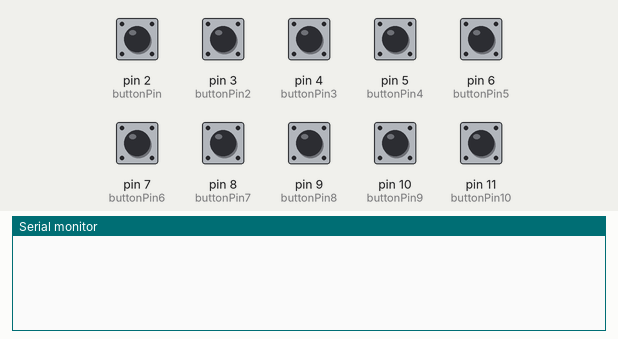
This sketch was run on a simulated Arduino Uno, built with avr-gcc and run on an emulated ATmega328P. Shown: the last lines printed to the serial monitor. The test bench sets the inputs (shaded band); at power-on: pin 2 (buttonPin), pin 3 (buttonPin2), pin 4 (buttonPin3), pin 5 (buttonPin4), pin 6 (buttonPin5), pin 7 (buttonPin6), pin 8 (buttonPin7), pin 9 (buttonPin8), pin 10 (buttonPin9), pin 11 (buttonPin10) HIGH.

Above: at 1.2 s.
1.3 s: pin 2 (buttonPin) pulled LOW for 0.15 s
At 2.6 s:
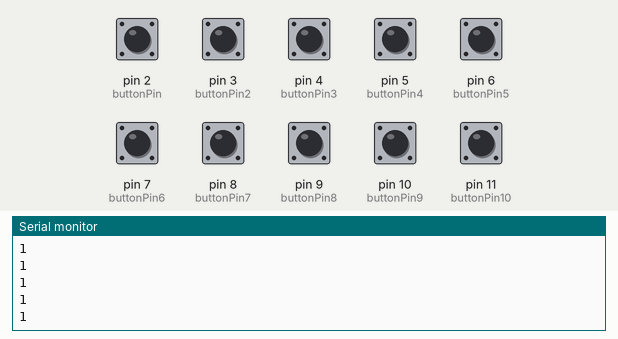
2.9 s: pin 3 (buttonPin2) pulled LOW for 0.15 s
At 4.1 s:
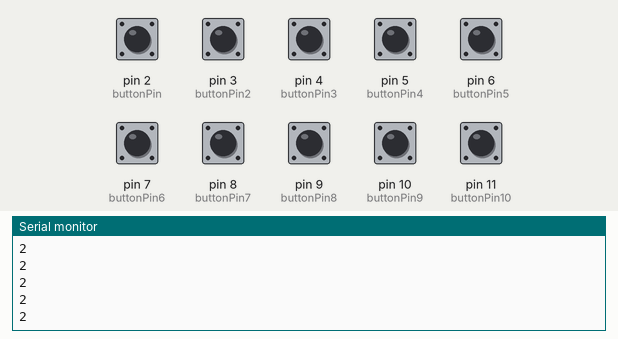
4.5 s: pin 4 (buttonPin3) pulled LOW for 0.15 s
At 5.3 s:
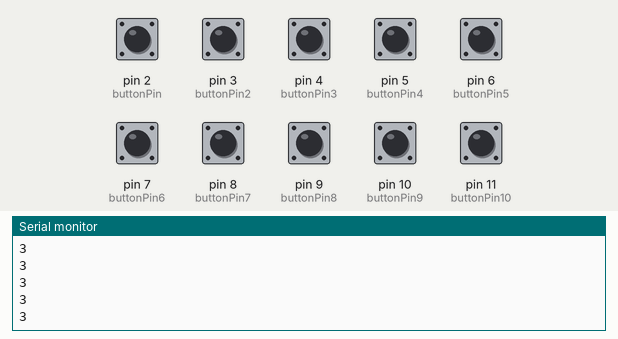
6.1 s: pin 5 (buttonPin4) pulled LOW for 0.15 s
At 7.4 s:
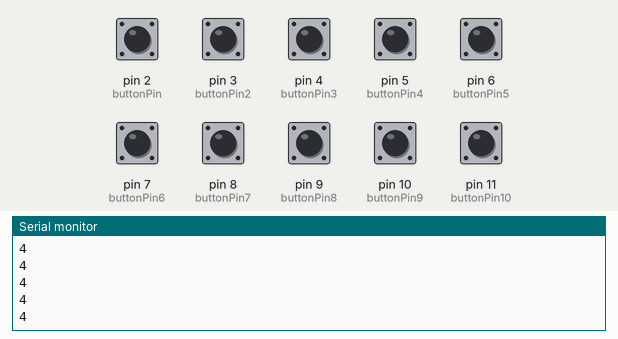
7.7 s: pin 6 (buttonPin5) pulled LOW for 0.15 s
At 9.0 s:
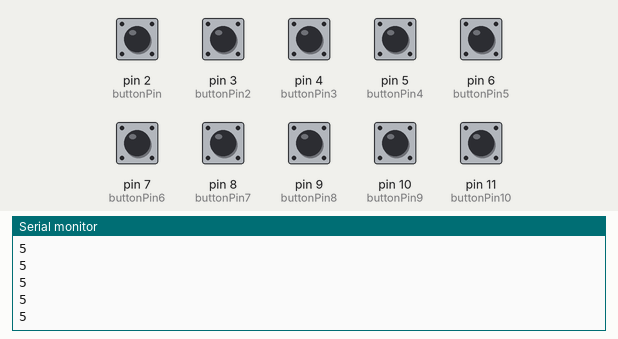
9.3 s: pin 7 (buttonPin6) pulled LOW for 0.15 s
At 10.2 s:
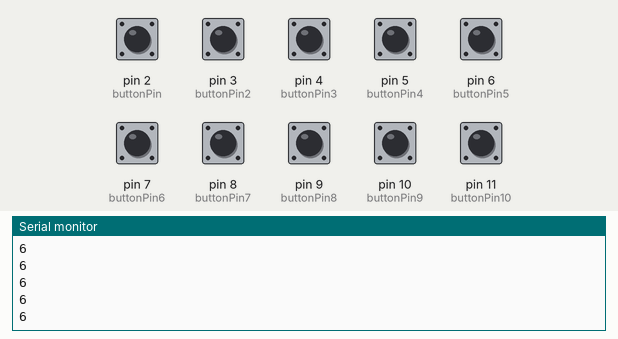
Timing chart, 0 to 11.9 s (numbered marks = the images above; inputs shaded):
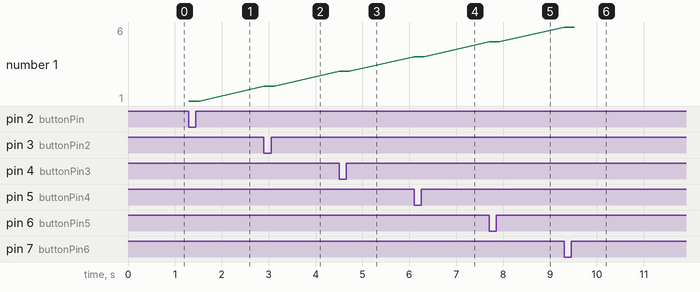

Measured:
- after the input at 1.3 s, the serial monitor: prints a new line at once (image 1)
- after the input at 2.9 s, the serial monitor: prints a new line at once (image 2)
- after the input at 4.5 s, the serial monitor: prints a new line at once (image 3)
- after the input at 6.1 s, the serial monitor: prints a new line at once (image 4)
- after the input at 7.7 s, the serial monitor: prints a new line at once (image 5)
- after the input at 9.3 s, the serial monitor: prints a new line at once (image 6)
- plotted number 1: 1 → 2 after the input at 2.9 s, 2 → 3 after the input at 4.5 s, 3 → 4 after the input at 6.1 s, 4 → 5 after the input at 7.7 s, 5 → 6 after the input at 9.3 s

The sketch:

Conexion_con_Arduino.ino
```cpp
const int buttonPin = 2;     //Se reserva el numero de pin de entrada
const int buttonPin2 = 3;    //Se reserva el numero de pin de entrada
const int buttonPin3 = 4;    //Se reserva el numero de pin de entrada
const int buttonPin4 = 5;    //Se reserva el numero de pin de entrada
const int buttonPin5 = 6;     //Se reserva el numero de pin de entrada
const int buttonPin6 = 7;    //Se reserva el numero de pin de entrada
const int buttonPin7 = 8;    //Se reserva el numero de pin de entrada
const int buttonPin8 = 9;    //Se reserva el numero de pin de entrada
const int buttonPin9= 10;     //Se reserva el numero de pin de entrada
const int buttonPin10 = 11;    //Se reserva el numero de pin de entrada


int buttonState = 0;         //variable que almacena el valor del estado del pin de entrada buttonPin
int buttonState2 = 0;        //variable que almacena el valor del estado del pin de entrada buttonPin2
int buttonState3 = 0;        //variable que almacena el valor del estado del pin de entrada buttonPin3
int buttonState4 = 0;
int buttonState5 = 0;         //variable que almacena el valor del estado del pin de entrada buttonPin
int buttonState6 = 0;        //variable que almacena el valor del estado del pin de entrada buttonPin2
int buttonState7 = 0;        //variable que almacena el valor del estado del pin de entrada buttonPin3
int buttonState8 = 0;
int buttonState9 = 0;         //variable que almacena el valor del estado del pin de entrada buttonPin
int buttonState10 = 0;        //variable que almacena el valor del estado del pin de entrada buttonPin2

int buttonStateFinal5 = 0;         //variable que almacena el valor del estado del pin de entrada buttonPin
int buttonStateFinal6 = 0;        //variable que almacena el valor del estado del pin de entrada buttonPin2
int buttonStateFinal7 = 0;        //variable que almacena el valor del estado del pin de entrada buttonPin3
int buttonStateFinal8 = 0;        //variable que almacena el valor del estado del pin de entrada buttonPin4
int buttonStateFinal9 = 0;        //variable que almacena el valor del estado del pin de entrada buttonPin3
int buttonStateFinal10 = 0;        //variable que almacena el valor del estado del pin de entrada buttonPin4


int leerDatos=0; //variable para indicar si se continua leyendo o no;
void setup(){
  //Serial.begin(115200); //Open the serial port
  Serial.begin(9600); //se abre el puerto serial
  //se inicializan los pines salida en caso de que se necesiten

  //se inicializan los pines de entrada y que seran los que se tienen que leer
  //para saber cual es estado de cada boton
  pinMode(buttonPin, INPUT);
  pinMode(buttonPin2, INPUT);
  pinMode(buttonPin3, INPUT);
  pinMode(buttonPin4, INPUT);
  pinMode(buttonPin5, INPUT);
  pinMode(buttonPin6, INPUT);
  pinMode(buttonPin7, INPUT);
  pinMode(buttonPin8, INPUT);
  pinMode(buttonPin9, INPUT);
  pinMode(buttonPin10, INPUT);


}

void loop(){
    //leerDatos = Serial.read();
    //if(leerDatos=='1'){
      // se leen los estados de cada uno de los pines de entrada
      buttonState = digitalRead(buttonPin);
      buttonState2 = digitalRead(buttonPin2);
      buttonState3 = digitalRead(buttonPin3);
      buttonState4 = digitalRead(buttonPin4);
      buttonState5 = digitalRead(buttonPin5);
      buttonState6 = digitalRead(buttonPin6);
      buttonState7 = digitalRead(buttonPin7);
      buttonState8 = digitalRead(buttonPin8);
      buttonState9= digitalRead(buttonPin9);
      buttonState10 = digitalRead(buttonPin10);

      //sensorValue = analogRead(sensorPin);
      // verifica el valor leido de cada pin
      // si el valor es 1 los leds se encienden, en caso contrario
      // el led continua apagado
      if(buttonState != HIGH){
         Serial.println(1);
      }

      if(buttonState2 != HIGH){
          Serial.println(2);

      }
      if(buttonState3 != HIGH){
       Serial.println(3);
      }
      if(buttonState4 != HIGH){
        Serial.println(4);
      }
       if(buttonState5 != HIGH){
         Serial.println(5);
      }

      if(buttonState6 != HIGH){
          Serial.println(6);

      }
      if(buttonState7 != HIGH){
       Serial.println(7);
      }
      if(buttonState8 != HIGH){
        Serial.println(8);
      }
       if(buttonState9 != HIGH){
         Serial.println(9);
      }

      if(buttonState10 != HIGH){
          Serial.println(10);

      }

      //se imprimen los valores leidos a pantalla, este proceso es necesario
      //de aqui depende para que desde java se puedan leer dichos valores


      //Serial.println(sensorValue);
      //el programa se espera un tiempo de 100 milisegundos antes de volver
      //a realizar una lectura, no es tan necesario el retardo, para
      //para que java no se le haga pesado, es necesario un retardo
    //}
   // delay(1000); /detiene el programa por 100 milisegundos antes de volver a leer los puerto/

}
```
